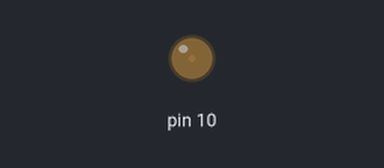
Simulated run of this sketch. Board: Arduino Uno, built with avr-gcc and run on an emulated ATmega328P. Shown: output pins drawn as LEDs (lit = HIGH).

Above: at 0.05 s.
At 0.95 s:
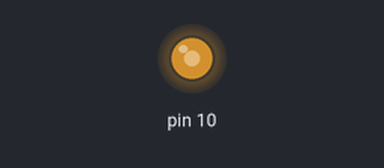
At 1.4 s:
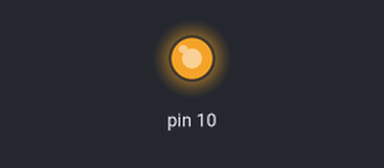
At 2.75 s:
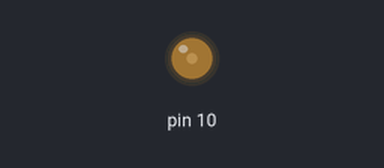
Timing chart, 0 to 7.0 s (numbered marks = the images above):
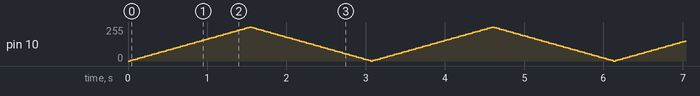

The sketch:

Brillo_LED_Arduino.ino
```cpp
int brillo = 0;
int cambio = 5;
bool subiendo = true;

void setup() {
  // put your setup code here, to run once:
pinMode (10, OUTPUT);
}

void loop() {
  // put your main code here, to run repeatedly:
  analogWrite(10, brillo);

  // Cambia brillo gradualmente
  if(subiendo) {
    brillo += cambio;
    if(brillo >= 255) {
      subiendo = false;  // Cambia dirección
    }
  } else {
    brillo -= cambio;
    if(brillo <= 0) {
      subiendo = true;   // Cambia dirección
    }
  }

  delay(30);  // Velocidad suave
}
```
